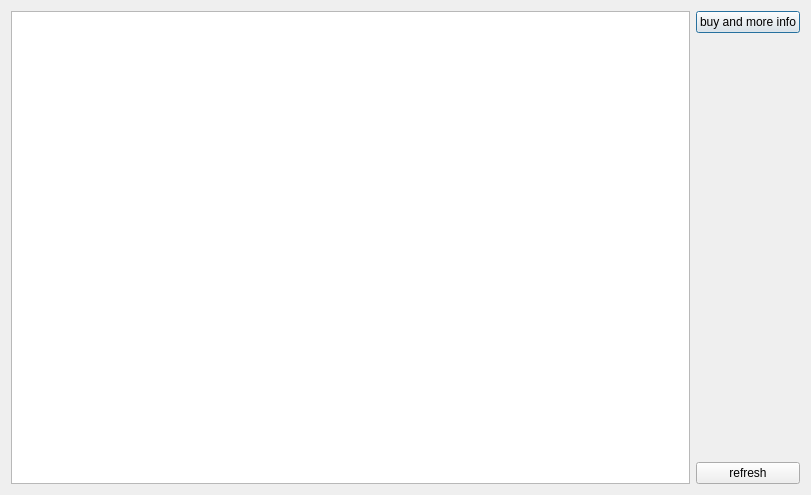
<?xml version="1.0" encoding="UTF-8"?>
<ui version="4.0">
 <class>showGoodsToCustomer</class>
 <widget class="QDialog" name="showGoodsToCustomer">
  <property name="geometry">
   <rect>
    <x>0</x>
    <y>0</y>
    <width>811</width>
    <height>495</height>
   </rect>
  </property>
  <property name="windowTitle">
   <string>Dialog</string>
  </property>
  <layout class="QGridLayout" name="gridLayout">
   <item row="0" column="0">
    <widget class="QListWidget" name="shopListWidget"/>
   </item>
   <item row="0" column="1">
    <layout class="QVBoxLayout" name="verticalLayout">
     <item>
      <widget class="QPushButton" name="BuyInfoBtn">
       <property name="text">
        <string>buy and more info</string>
       </property>
      </widget>
     </item>
     <item>
      <widget class="QLabel" name="label">
       <property name="text">
        <string/>
       </property>
      </widget>
     </item>
     <item>
      <widget class="QPushButton" name="refreshBtn">
       <property name="text">
        <string>refresh</string>
       </property>
      </widget>
     </item>
    </layout>
   </item>
  </layout>
 </widget>
 <resources/>
 <connections/>
</ui>
